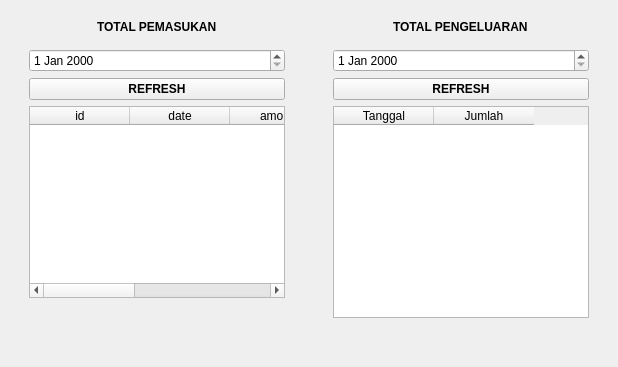
               <widget class="QWidget" name="menuHalaman">
                <layout class="QHBoxLayout" name="horizontalLayout_9">
                 <item>
                  <widget class="QWidget" name="totalPemasukan" native="true">
                   <layout class="QVBoxLayout" name="verticalLayout_12">
                    <item alignment="Qt::AlignHCenter|Qt::AlignTop">
                     <widget class="QLabel" name="label_5">
                      <property name="font">
                       <font>
                        <weight>75</weight>
                        <bold>true</bold>
                       </font>
                      </property>
                      <property name="text">
                       <string>TOTAL PEMASUKAN</string>
                      </property>
                     </widget>
                    </item>
                    <item>
                     <widget class="QWidget" name="widget_10" native="true">
                      <layout class="QVBoxLayout" name="verticalLayout_22">
                       <item>
                        <widget class="QDateEdit" name="incomeDateEditFilter" />
                       </item>
                       <item>
                        <widget class="QPushButton" name="incomeRefreshButton">
                         <property name="font">
                          <font>
                           <weight>75</weight>
                           <bold>true</bold>
                          </font>
                         </property>
                         <property name="text">
                          <string>REFRESH</string>
                         </property>
                        </widget>
                       </item>
                       <item>
                        <widget class="QTableWidget" name="tableWidget">
                         <column>
                          <property name="text">
                           <string>id</string>
                          </property>
                         </column>
                         <column>
                          <property name="text">
                           <string>date</string>
                          </property>
                         </column>
                         <column>
                          <property name="text">
                           <string>amount</string>
                          </property>
                         </column>
                         <column>
                          <property name="text">
                           <string>category</string>
                          </property>
                         </column>
                         <column>
                          <property name="text">
                           <string>description</string>
                          </property>
                         </column>
                        </widget>
                       </item>
                       <item>
                        <widget class="QLabel" name="labelTotalIncome">
                         <property name="font">
                          <font>
                           <weight>75</weight>
                           <bold>true</bold>
                          </font>
                         </property>
                         <property name="text">
                          <string />
                         </property>
                        </widget>
                       </item>
                       <item>
                        <widget class="QLabel" name="labelSaldo">
                         <property name="font">
                          <font>
                           <weight>75</weight>
                           <bold>true</bold>
                          </font>
                         </property>
                         <property name="text">
                          <string />
                         </property>
                        </widget>
                       </item>
                      </layout>
                     </widget>
                    </item>
                   </layout>
                  </widget>
                 </item>
                 <item>
                  <widget class="QWidget" name="widget_15" native="true" />
                 </item>
                 <item>
                  <widget class="QWidget" name="totalPengeluaran" native="true">
                   <layout class="QVBoxLayout" name="verticalLayout_21">
                    <item alignment="Qt::AlignHCenter|Qt::AlignTop">
                     <widget class="QLabel" name="label_9">
                      <property name="font">
                       <font>
                        <weight>75</weight>
                        <bold>true</bold>
                       </font>
                      </property>
                      <property name="text">
                       <string>TOTAL PENGELUARAN</string>
                      </property>
                     </widget>
                    </item>
                    <item>
                     <widget class="QWidget" name="widget_11" native="true">
                      <layout class="QVBoxLayout" name="verticalLayout_23">
                       <item>
                        <widget class="QDateEdit" name="expenseDateEditFilter" />
                       </item>
                       <item>
                        <widget class="QPushButton" name="expenseRefreshButton">
                         <property name="font">
                          <font>
                           <weight>75</weight>
                           <bold>true</bold>
                          </font>
                         </property>
                         <property name="text">
                          <string>REFRESH</string>
                         </property>
                        </widget>
                       </item>
                       <item>
                        <widget class="QTableWidget" name="expenseTableWidget_2">
                         <column>
                          <property name="text">
                           <string>Tanggal</string>
                          </property>
                         </column>
                         <column>
                          <property name="text">
                           <string>Jumlah</string>
                          </property>
                         </column>
                        </widget>
                       </item>
                       <item>
                        <widget class="QLabel" name="labelTotalExpense">
                         <property name="font">
                          <font>
                           <weight>75</weight>
                           <bold>true</bold>
                          </font>
                         </property>
                         <property name="text">
                          <string />
                         </property>
                        </widget>
                       </item>
                      </layout>
                     </widget>
                    </item>
                   </layout>
                  </widget>
                 </item>
                </layout>
               </widget>
